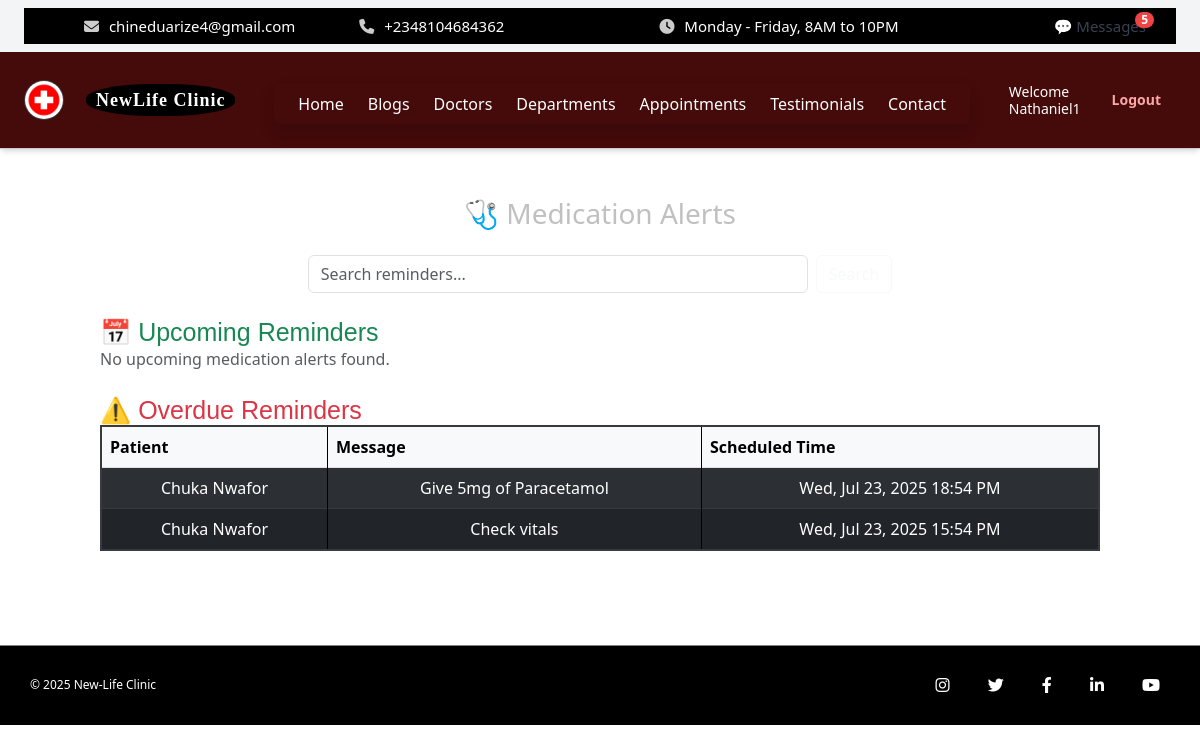
The app's page /dashboard/nurse/reminders/ (signed in) with its own data.
### core/models.py (models this page shows, shortened)
class HeaderSettings(models.Model):
    hospital_name = models.CharField(max_length=100, default='My Hospital')
    logo = models.ImageField(upload_to='logos/', blank=True, null=True)
    menu_1 = models.CharField(max_length=50, default='Home')
    menu_2 = models.CharField(max_length=50, default='Services')
    menu_3 = models.CharField(max_length=50, default='Doctors')
    menu_4 = models.CharField(max_length=50, default='Departments')
    menu_5 = models.CharField(max_length=50, default='Appointments')
    menu_6 = models.CharField(max_length=50, default='About')
    menu_7 = models.CharField(max_length=50, default='Contact')
    email = models.EmailField(blank=True)
    phone = models.CharField(max_length=20, blank=True)
    working_hours = models.CharField(max_length=100, default="Monday - Friday, 8AM to 10PM")

class User(AbstractUser):
    ROLE_CHOICES = [
        ('admin', 'Admin'),
        ('doctor', 'Doctor'),
        ('nurse', 'Nurse'),
        ('receptionist', 'Receptionist'),
        ('pharmacist', 'Pharmacist'),
        ('labtech', 'Lab Technician'),
        ('patient', 'Patient'),
        ('cashier', 'Cashier'),
    ]
    role = models.CharField(max_length=20, choices=ROLE_CHOICES)

class Patient(models.Model):
    user = models.OneToOneField(User, on_delete=models.CASCADE)
    age = models.PositiveIntegerField()
    gender = models.CharField(max_length=10)
    phone = models.CharField(max_length=20)
    address = models.TextField()
    created_at = models.DateTimeField(auto_now_add=True)
    REFERRAL_CHOICES = [
        ('walk-in', 'Walk-in'),
        ('referral', 'Referral'),
        ('ads', 'Advertisement'),
        ('online', 'Online Search'),
        ('other', 'Other'),
    ]
    referral_source = models.CharField(
    max_length=20,
    choices=REFERRAL_CHOICES,
    blank=False,
    null=False
)
    @property
    def full_name(self):
        if self.user.first_name or self.user.last_name:
            return f"{self.user.first_name} {self.user.last_name}".strip()
        return self.user.username

class FooterSettings(models.Model):
    copyright_text = models.CharField(max_length=255, default="© 2025 New-Life Clinic")
    instagram_url = models.URLField(blank=True, null=True)
    twitter_url = models.URLField(blank=True, null=True)
    facebook_url = models.URLField(blank=True, null=True)
    linkedin_url = models.URLField(blank=True, null=True)
    youtube_url = models.URLField(blank=True, null=True)

### nurse_panel/models.py (models this page shows, shortened)
class Reminder(models.Model):
    patient = models.ForeignKey(Patient, on_delete=models.CASCADE)
    message = models.CharField(max_length=255)
    scheduled_time = models.DateTimeField()

### nurse_panel/views.py (the view, shortened to what this page needs)
# urls.py: path('reminders/', views.view_reminders, name='view_reminders'),
@login_required
def view_reminders(request):
    query = request.GET.get('q', '')
    now = timezone.now()
    upcoming = Reminder.objects.select_related('patient').filter(scheduled_time__gte=now)
    overdue = Reminder.objects.select_related('patient').filter(scheduled_time__lt=now)
    return render(request, 'nurse_panel/view_reminders.html', {
        'upcoming_reminders': upcoming.order_by('scheduled_time'),
        'overdue_reminders': overdue.order_by('-scheduled_time'),
        'query': query,
    })

### core/context_processors.py (called while the page is built)
def header_settings(request):
    try:
        settings = HeaderSettings.objects.first()
    except HeaderSettings.DoesNotExist:
        settings = None
    return {'header_settings': settings}

def footer_settings(request):
    footer = FooterSettings.objects.first()
    return {'footer_settings': footer}

def appointment_form_processor(request):
    return {
        'footer_appointment_form': AppointmentForm()
    }

def unread_message_context(request):
    context = {}
    if request.user.is_authenticated:
        unread_messages = Message.objects.filter(recipient=request.user, is_read=False)
        context['unread_count'] = unread_messages.count()
        context['unread_messages'] = unread_messages[:5]
    else:
        context['unread_count'] = 0
    unread_enquiries = Enquiry.objects.filter(is_read=False)
    context['unread_enquiry_count'] = unread_enquiries.count()
    context['unread_enquiries'] = unread_enquiries[:5]
    context['total_unread_count'] = context['unread_count'] + context['unread_enquiry_count']
    return context

def footer_form(request):
    return {
        'footer_appointment_form': AppointmentForm()
    }

### nurse_panel/templates/nurse_panel/view_reminders.html
{% extends 'core/base.html' %}
{% block content %}
<div class="container py-5">
  <h2 class="text-center mb-4" style="font-size: 28px; color: silver;">
    🩺 Medication Alerts
  </h2>
  <form method="get" class="mb-4 d-flex justify-content-center">
    <input type="text" name="q" value="{{ query }}" placeholder="Search reminders..." class="form-control w-50 me-2">
    <button type="submit" class="btn btn-outline-light">Search</button>
  </form>
  <div class="row">
    <div class="col-md-12 mb-4">
      <h4 class="text-success">📅 Upcoming Reminders</h4>
      {% if upcoming_reminders %}
        <div class="table-responsive">
          <table class="table table-dark table-bordered table-striped text-center">
            <thead class="table-light text-dark">
              <tr>
                <th>Patient</th>
                <th>Message</th>
                <th>Scheduled Time</th>
              </tr>
            </thead>
            <tbody>
              {% for reminder in upcoming_reminders %}
              <tr>
                <td>{{ reminder.patient.full_name }}</td>
                <td>{{ reminder.message }}</td>
                <td>{{ reminder.scheduled_time|date:"D, M d, Y H:i A" }}</td>
              </tr>
              {% endfor %}
            </tbody>
          </table>
        </div>
      {% else %}
        <p class="text-muted">No upcoming medication alerts found.</p>
      {% endif %}
    </div>
    <div class="col-md-12">
      <h4 class="text-danger">⚠️ Overdue Reminders</h4>
      {% if overdue_reminders %}
        <div class="table-responsive">
          <table class="table table-dark table-bordered table-striped text-center">
            <thead class="table-light text-dark">
              <tr>
                <th>Patient</th>
                <th>Message</th>
                <th>Scheduled Time</th>
              </tr>
            </thead>
            <tbody>
              {% for reminder in overdue_reminders %}
              <tr>
                <td>{{ reminder.patient.full_name }}</td>
                <td>{{ reminder.message }}</td>
                <td>{{ reminder.scheduled_time|date:"D, M d, Y H:i A" }}</td>
              </tr>
              {% endfor %}
            </tbody>
          </table>
        </div>
      {% else %}
        <p class="text-muted">No overdue reminders.</p>
      {% endif %}
    </div>
  </div>
</div>
{% endblock %}

### core/templates/core/base.html (shortened to what this page needs)
<!DOCTYPE html>
<html lang="en" class="dark">
{% load static %}
{% load widget_tweaks %}
<head>
  <link rel="stylesheet" href="{% static 'core/css/style.css' %}">
  <script src="https://cdn.tailwindcss.com"></script>
  <link rel="stylesheet" href="https://cdnjs.cloudflare.com/ajax/libs/font-awesome/6.4.0/css/all.min.css">
  <link href="https://cdn.jsdelivr.net/npm/bootstrap@5.3.0/dist/css/bootstrap.min.css" rel="stylesheet">
</head>
<body>
  <div class="fixed-header bg-gray-100 px-4 py-2 text-sm">
  <div class="topbar flex flex-wrap items-center justify-between gap-4 sm:gap-0">
    <div class="topbar-left flex flex-col sm:flex-row items-start sm:items-center gap-1 sm:gap-4 flex-wrap text-center sm:text-left">
      {% if header_settings.email %}
        <span><i class="fas fa-envelope"></i> {{ header_settings.email }}</span>
      {% endif %}
      {% if header_settings.phone %}
        <span><i class="fas fa-phone"></i> {{ header_settings.phone }}</span>
      {% endif %}
    </div>
    <div class="topbar-right flex flex-col sm:flex-row items-start sm:items-center gap-1 sm:gap-4 flex-wrap text-center sm:text-left">
      {% if header_settings.working_hours %}
        <span><i class="fas fa-clock"></i> {{ header_settings.working_hours }}</span>
      {% endif %}
    </div>
    <a href="{% url 'admin_panel:inbox' %}" class="relative text-gray-700 no-print whitespace-nowrap">
      💬 Messages
      {% if total_unread_count > 0 %}
        <span class="absolute -top-1 -right-2 bg-red-500 text-white text-xs font-bold rounded-full px-1.5">
          {{ total_unread_count }}
        </span>
      {% endif %}
    </a>
  </div>
</div>
    <header class="header-bar flex items-center justify-between flex-wrap bg-red-950 p-4 shadow-md w-full gap-4 sm:gap-0">
  <div class="logo-title flex items-center space-x-3 flex-shrink-0">
    {% if header_settings.logo %}
      <img src="{{ header_settings.logo.url }}" alt="Logo" class="logo-img h-10 w-10 object-cover">
    {% else %}
      <img src="{% static 'core/img/default_logo.png' %}" alt="Default Logo" class="logo-img h-10 w-10 object-cover">
    {% endif %}
    <span class="hospital-name font-bold text-lg leading-tight text-white">
      <span class="block">{{ header_settings.hospital_name_line1|default:"NewLife Clinic" }}</span>
    </span>
  </div>
  <div class="relative flex-1 flex justify-center sm:justify-center">
    <nav id="menu-content" class="hidden sm:flex absolute sm:static top-full mt-2 sm:mt-0 bg-red-800 sm:bg-transparent shadow sm:shadow-none rounded px-4 py-2 sm:p-0 sm:rounded-none z-50 overflow-x-auto whitespace-nowrap space-x-4 sm:space-x-6">
      <a href="{% url 'landing_page' %}" class="text-white hover:text-blue-400">Home</a>
      <a href="{% url 'blogs' %}" class="text-white hover:text-blue-400">Blogs</a>
      <a href="{% url 'doctors' %}" class="text-white hover:text-blue-400">Doctors</a>
      <a href="{% url 'departments' %}" class="text-white hover:text-blue-400">Departments</a>
      <a href="{% url 'appointment' %}" class="text-white hover:text-blue-400">Appointments</a>
      <a href="{% url 'testimonials' %}" class="text-white hover:text-blue-400">Testimonials</a>
      <a href="{% url 'contact' %}" class="text-white hover:text-blue-400">Contact</a>
    </nav>
  </div>
  <div class="auth-buttons flex items-center space-x-4 flex-shrink-0 text-sm">
    {% if request.path == '/' and not request.user.is_authenticated %}
      <a href="{% url 'login' %}" class="text-blue-300 hover:underline no-print">Login</a>
    {% elif request.user.is_authenticated %}
      <span class="text-white no-print text-sm leading-tight">Welcome<br>{{ request.user.username }}</span>
      <a href="{% url 'logout' %}" class="text-red-300 hover:underline no-print">Logout</a>
    {% endif %}
  </div>
</header>
  <main>
    {% block content %}{% endblock %}
  </main>
  {% block footer %}
<div class="bottom-footer" style="min-height: 80px; margin-bottom: 20px;">
  <div class="bottom-footer-content" style="display: flex; justify-content: space-between; align-items: center; height: 100%;">
    <div class="left">
      <p>{{ footer_settings.copyright_text|default:"© 2025 New-Life Clinic" }}</p>
    </div>
    <div class="right social-icons">
      {% if footer_settings.instagram_url %}
        <a href="{{ footer_settings.instagram_url }}" target="_blank"><i class="fab fa-instagram"></i></a>
      {% endif %}
      {% if footer_settings.twitter_url %}
        <a href="{{ footer_settings.twitter_url }}" target="_blank"><i class="fab fa-twitter"></i></a>
      {% endif %}
      {% if footer_settings.facebook_url %}
        <a href="{{ footer_settings.facebook_url }}" target="_blank"><i class="fab fa-facebook-f"></i></a>
      {% endif %}
      {% if footer_settings.linkedin_url %}
        <a href="{{ footer_settings.linkedin_url }}" target="_blank"><i class="fab fa-linkedin-in"></i></a>
      {% endif %}
      {% if footer_settings.youtube_url %}
        <a href="{{ footer_settings.youtube_url }}" target="_blank"><i class="fab fa-youtube"></i></a>
      {% endif %}
    </div>
  </div>
</div>
  {% endblock %}
</body>
</html>

### core/static/core/css/style.css (style rules this page uses)
body { font-family: Arial, sans-serif; background-color: #f9fafc; color: #333; }
html { scroll-behavior: smooth; }
.header-bar { display: flex; align-items: center; justify-content: space-between; background: white; padding: 15px 30px; border-bottom: 1px solid #ccc; }
.logo-title { display: flex; align-items: center; }
.logo-img { height: 65px; margin-right: 10px; border-radius: 50%; border: 1px solid rgb(61, 60, 60); }
.hospital-name { display: inline-block; background: black; padding: 5px 10px; color: white; font-family: 'Playfair Display', serif; border-radius: 45%; font-weight: 700; letter-spacing: 1px; line-height:1.0; margin-left: 10px; }
.auth-buttons a { padding: 8px 15px; border-radius: 5px; text-decoration: none; margin-left: 10px; font-weight: 600; }
.topbar { background-color: #000; color: white; display: flex; justify-content: space-between; padding: 8px 30px; font-size: 15px; font-family: 'Segoe UI', Tahoma, Geneva, Verdana, sans-serif; }
.topbar-left span, .topbar-right span { margin-right: 30px; }
.topbar-left span { margin-left: 30px; }
.topbar i { margin-right: 6px; color: #ccc; }
.container h4 { font-size: 25px; color: crimson; font-family: Verdana, Geneva, Tahoma, sans-serif; }
.bottom-footer { width: 100%; height: 15px; background-color: black; border-top: 1px solid grey; color: white; font-size: 12px; padding: 15px 30px; box-sizing: border-box; margin-top: 30px; }
.bottom-footer-content { display: flex; justify-content: space-between; align-items: center; }
.bottom-footer .social-icons a { color: white; margin-left: 15px; font-size: 14px; transition: color 0.3s; }
.social-icons i { color: white; font-size: 16px; margin: 0 10px; transition: color 0.3s ease; }
.social-icons a { text-decoration: none; }
.container { max-width: 900px; margin: 0 auto; }
table { border: 2px solid black; border-collapse: collapse; width: 100%; }
table thead th { background-color: #f0f8ff; color: #1D4ED8; border: 2px solid black; padding: 8px; text-align: left; transition: background-color 0.3s ease; }
table tbody td { border: 1px solid #000; padding: 8px; }
input, select, textarea { width: 100%; border: 1px solid black; border-radius: 4px; padding: 0.5rem 0.75rem; box-sizing: border-box; }

### records on screen
HeaderSettings: email "chineduarize4@gmail.com", phone "+2348104684362", working_hours "Monday - Friday, 8AM to 10PM", logo (picture)
User: user.username "Nathaniel1"
Reminder: patient.full_name "Chuka Nwafor", message "Give 5mg of Paracetamol", scheduled_time "Wed, Jul 23, 2025 18:54 PM"
Reminder: patient.full_name "Chuka Nwafor", message "Check vitals", scheduled_time "Wed, Jul 23, 2025 15:54 PM"
FooterSettings: copyright_text "© 2025 New-Life Clinic"

### other values on screen
{{ total_unread_count }} "5"
{{ header_settings.hospital_name_line1|default:"NewLife Clinic" }} "NewLife Clinic"
